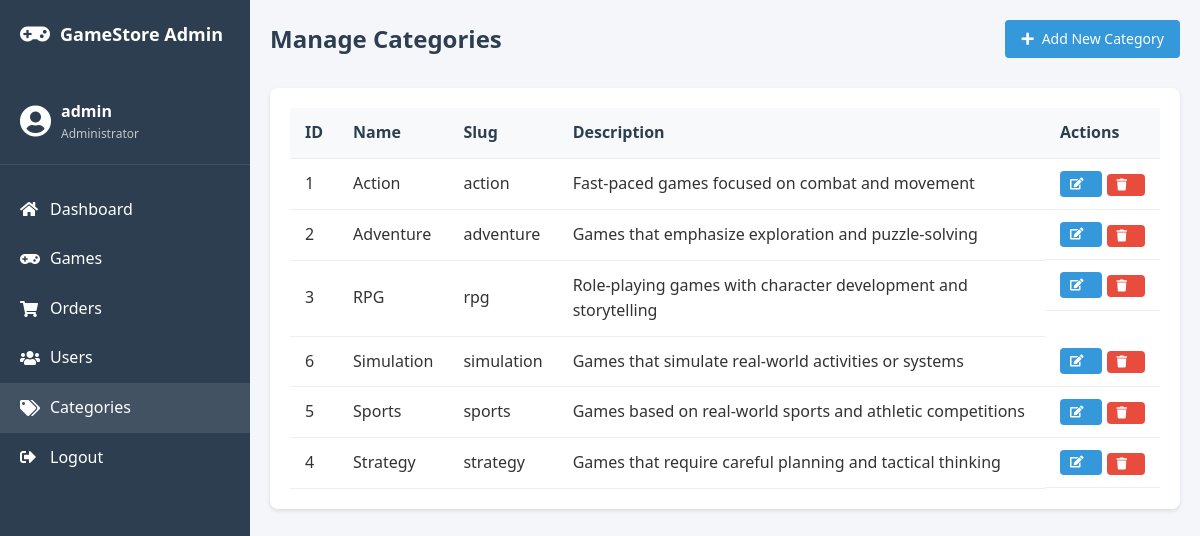
The app's page /admin/categories.php (signed in) with its own data.
### tables this page shows
CREATE TABLE IF NOT EXISTS categories (
    id INT AUTO_INCREMENT PRIMARY KEY,
    name VARCHAR(100) NOT NULL,
    slug VARCHAR(100) NOT NULL UNIQUE,
    description TEXT,
    created_at TIMESTAMP DEFAULT CURRENT_TIMESTAMP,
    updated_at TIMESTAMP DEFAULT CURRENT_TIMESTAMP ON UPDATE CURRENT_TIMESTAMP
);

### classes/Admin.php (called while the page is built, shortened)
<?php
class Admin {
    private $conn;
    private $table_name = "admins";
    public function __construct($db) {
        $this->conn = $db;
    }
    public function getAdminById($id) {
        $query = "SELECT id, username, email, created_at
                  FROM " . $this->table_name . "
                  WHERE id = ?
                  LIMIT 0,1";
        $stmt = $this->conn->prepare($query);
        $stmt->bindParam(1, $id);
        $stmt->execute();
        return $stmt->fetch(PDO::FETCH_ASSOC);
    }
}
?>

### classes/Category.php (called while the page is built, shortened)
<?php
class Category {
    private $conn;
    private $table_name = "categories";
    public function __construct($db) {
        $this->conn = $db;
    }
    public function getAllCategories() {
        $query = "SELECT * FROM " . $this->table_name . " ORDER BY name ASC";
        $stmt = $this->conn->prepare($query);
        $stmt->execute();
        return $stmt->fetchAll(PDO::FETCH_ASSOC);
    }
}
?>

### admin/categories.php (the view, shortened to what this page needs)
<?php
require_once '../classes/Admin.php';
require_once '../classes/Category.php';
$database = new Database();
$db = $database->getConnection();
$admin = new Admin($db);
$category = new Category($db);
$adminData = $admin->getAdminById($_SESSION['admin_id']);
$categories = $category->getAllCategories();
?>
<!DOCTYPE html>
<html lang="en">
<head>
    <link rel="stylesheet" href="../assets/css/style.css">
    <link rel="stylesheet" href="css/admin.css">
    <link rel="stylesheet" href="https://cdnjs.cloudflare.com/ajax/libs/font-awesome/5.15.3/css/all.min.css">
</head>
<body>
    <div class="admin-container">
        <div class="admin-sidebar">
            <div class="admin-logo">
                <i class="fas fa-gamepad"></i>
                <span>GameStore Admin</span>
            </div>
            <div class="admin-user">
                <i class="fas fa-user-circle"></i>
                <div class="admin-user-info">
                    <span class="admin-username"><?php echo $adminData['username']; ?></span>
                    <span class="admin-role">Administrator</span>
                </div>
            </div>
            <nav class="admin-nav">
                <a href="dashboard.php">
                    <i class="fas fa-home"></i>
                    Dashboard
                </a>
                <a href="games.php">
                    <i class="fas fa-gamepad"></i>
                    Games
                </a>
                <a href="orders.php">
                    <i class="fas fa-shopping-cart"></i>
                    Orders
                </a>
                <a href="users.php">
                    <i class="fas fa-users"></i>
                    Users
                </a>
                <a href="categories.php" class="active">
                    <i class="fas fa-tags"></i>
                    Categories
                </a>
                <a href="logout.php">
                    <i class="fas fa-sign-out-alt"></i>
                    Logout
                </a>
            </nav>
        </div>
        <div class="admin-content">
            <div class="admin-header">
                <h1>Manage Categories</h1>
                <div class="admin-header-actions">
                    <a href="category-form.php" class="btn btn-primary">
                        <i class="fas fa-plus"></i>
                        Add New Category
                    </a>
                </div>
            </div>
            <div class="content-card">
                <div class="card-content">
                    <table class="admin-table">
                        <thead>
                            <tr>
                                <th>ID</th>
                                <th>Name</th>
                                <th>Slug</th>
                                <th>Description</th>
                                <th>Actions</th>
                            </tr>
                        </thead>
                        <tbody>
                            <?php foreach($categories as $cat): ?>
                            <tr>
                                <td><?php echo $cat['id']; ?></td>
                                <td><?php echo $cat['name']; ?></td>
                                <td><?php echo isset($cat['slug']) ? $cat['slug'] : '(auto-generated)'; ?></td>
                                <td><?php echo $cat['description']; ?></td>
                                <td class="actions">
                                    <a href="category-form.php?id=<?php echo $cat['id']; ?>" class="btn btn-sm btn-info">
                                        <i class="fas fa-edit"></i>
                                    </a>
                                    <form action="" method="POST" class="d-inline" onsubmit="return confirm('Are you sure you want to delete this category? This will affect all associated games.');">
                                        <button type="submit" name="delete_category" class="btn btn-sm btn-danger">
                                            <i class="fas fa-trash"></i>
                                        </button>
                                    </form>
                                </td>
                            </tr>
                            <?php endforeach; ?>
                        </tbody>
                    </table>
                </div>
            </div>
        </div>
    </div>
</body>
</html>

### assets/css/style.css (style rules this page uses)
:root { --primary-color: #6200ea; --secondary-color: #03dac6; --dark-color: #121212; --light-color: #f5f5f5; --danger-color: #cf6679; --success-color: #03dac6; --text-color: #333; --text-light: #f5f5f5; }
* { margin: 0; padding: 0; box-sizing: border-box; }
body { font-family: 'Segoe UI', Tahoma, Geneva, Verdana, sans-serif; line-height: 1.6; background-color: var(--light-color); color: var(--text-color); }
.btn { display: inline-block; background-color: var(--primary-color); color: var(--text-light); padding: 0.7rem 1.5rem; border: none; border-radius: 4px; cursor: pointer; text-decoration: none; font-size: 1rem; font-weight: 500; transition: background-color 0.3s, transform 0.2s; }
.btn-primary { background-color: var(--primary-color); }
.btn-danger { background-color: var(--danger-color); }
.btn-info { background-color: #64b5f6; }

### admin/css/admin.css (style rules this page uses)
.admin-container { display: flex; min-height: 100vh; }
.admin-sidebar { width: 250px; background: #2c3e50; color: #fff; padding: 20px 0; }
.admin-logo { display: flex; align-items: center; padding: 0 20px; margin-bottom: 30px; }
.admin-logo i { font-size: 24px; margin-right: 10px; }
.admin-logo span { font-size: 18px; font-weight: 600; }
.admin-user { display: flex; align-items: center; padding: 20px; border-bottom: 1px solid rgba(255, 255, 255, 0.1); }
.admin-user i { font-size: 32px; margin-right: 10px; }
.admin-user-info { display: flex; flex-direction: column; }
.admin-username { font-weight: 600; }
.admin-role { font-size: 12px; opacity: 0.7; }
.admin-nav { padding: 20px 0; }
.admin-nav a { display: flex; align-items: center; padding: 12px 20px; color: #fff; text-decoration: none; transition: all 0.3s; }
.admin-nav a:hover, .admin-nav a.active { background: rgba(255, 255, 255, 0.1); }
.admin-nav a i { margin-right: 10px; width: 20px; }
.admin-content { flex: 1; padding: 20px; background: #f5f6fa; }
.admin-header { display: flex; justify-content: space-between; align-items: center; margin-bottom: 30px; }
.admin-header h1 { margin: 0; font-size: 24px; color: #2c3e50; }
.admin-header-actions { display: flex; gap: 10px; }
.content-card { background: #fff; border-radius: 8px; box-shadow: 0 2px 4px rgba(0, 0, 0, 0.1); margin-bottom: 30px; }
.card-content { padding: 20px; }
.admin-table { width: 100%; border-collapse: collapse; }
.admin-table th, .admin-table td { padding: 12px 15px; text-align: left; border-bottom: 1px solid #eee; }
.admin-table th { font-weight: 600; color: #2c3e50; background: #f8f9fa; }
.btn { display: inline-flex; align-items: center; padding: 8px 16px; font-size: 14px; border-radius: 4px; text-decoration: none; color: #fff; border: none; cursor: pointer; transition: background 0.3s; }
.btn i { margin-right: 8px; }
.btn-sm { padding: 5px 10px; font-size: 12px; }
.btn-primary { background: #3498db; }
.btn-info { background: #3498db; }
.btn-danger { background: #e74c3c; }
.actions { display: flex; gap: 5px; }
.d-inline { display: inline-block; }

### records on screen
categories: id "1", name "Action", slug "action", description "Fast-paced games focused on combat and movement"
categories: id "2", name "Adventure", slug "adventure", description "Games that emphasize exploration and puzzle-solving"
categories: id "3", name "RPG", slug "rpg", description "Role-playing games with character development and storytelling"
categories: id "6", name "Simulation", slug "simulation", description "Games that simulate real-world activities or systems"
categories: id "5", name "Sports", slug "sports", description "Games based on real-world sports and athletic competitions"
categories: id "4", name "Strategy", slug "strategy", description "Games that require careful planning and tactical thinking"

### other values on screen
$adminData['username'] "admin"
